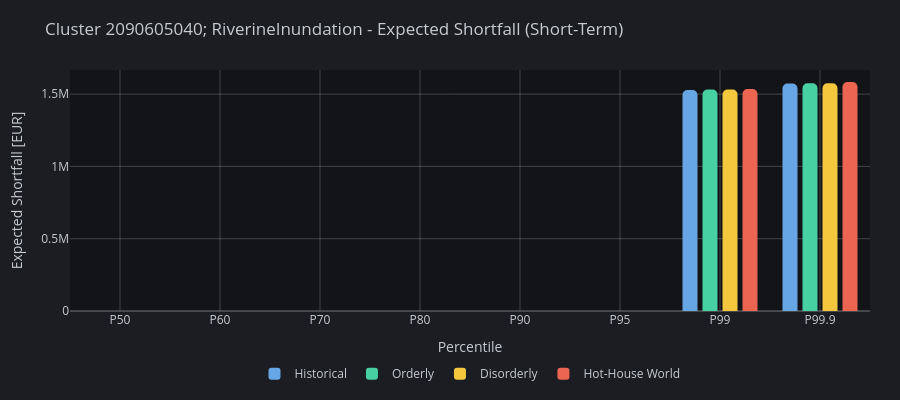

The notebook cell saved with this chart:
### Markdown cell above
Expected Shortfall (ES) complements VaR by focusing on the tail beyond the VaR threshold. It estimates the average loss conditional on being in those severe outcomes, so it is often more informative for stress and tail-risk analysis.

### Code cell
plot_es(dict_clusters_metrics, name=f"Cluster {cluster_id}; {hazard}", selected_term="short", dark=True)

### Figure 1 — Plotly figure (JSON) as saved in the notebook; plotly's stock layout.template omitted (floating-point values rounded to 4 significant figures)
{"data": [{"hovertemplate": "Historical: %{y:,.0f} EUR<extra></extra>", "marker": {"color": "hsl(210, 70%, 65%)", "cornerradius": 5, "line": {"width": 0}}, "name": "Historical", "type": "bar", "width": 0.15, "x": ["P50", "P60", "P70", "P80", "P90", "P95", "P99", "P99.9"], "y": [0, 0, 0, 0, 0, 0, 1529000.0, 1573000.0]}, {"hovertemplate": "Orderly: %{y:,.0f} EUR<extra></extra>", "marker": {"color": "hsl(160, 60%, 55%)", "cornerradius": 5, "line": {"width": 0}}, "name": "Orderly", "type": "bar", "width": 0.15, "x": ["P50", "P60", "P70", "P80", "P90", "P95", "P99", "P99.9"], "y": [0, 0, 0, 0, 0, 0, 1532000.0, 1575000.0]}, {"hovertemplate": "Disorderly: %{y:,.0f} EUR<extra></extra>", "marker": {"color": "hsl(45, 90%, 60%)", "cornerradius": 5, "line": {"width": 0}}, "name": "Disorderly", "type": "bar", "width": 0.15, "x": ["P50", "P60", "P70", "P80", "P90", "P95", "P99", "P99.9"], "y": [0, 0, 0, 0, 0, 0, 1532000.0, 1575000.0]}, {"hovertemplate": "Hot-House World: %{y:,.0f} EUR<extra></extra>", "marker": {"color": "hsl(8, 80%, 62%)", "cornerradius": 5, "line": {"width": 0}}, "name": "Hot-House World", "type": "bar", "width": 0.15, "x": ["P50", "P60", "P70", "P80", "P90", "P95", "P99", "P99.9"], "y": [0, 0, 0, 0, 0, 0, 1535000.0, 1583000.0]}], "layout": {"height": 400, "hovermode": "x unified", "legend": {"font": {"color": "hsl(210, 10%, 80%)"}, "orientation": "h", "x": 0.5, "xanchor": "center", "y": -0.2, "yanchor": "top"}, "margin": {"b": 60, "l": 70, "r": 30, "t": 70}, "paper_bgcolor": "#1C1D22", "plot_bgcolor": "#131417", "title": {"font": {"color": "hsl(210, 10%, 80%)"}, "text": "Cluster 2090605040; RiverineInundation - Expected Shortfall (Short-Term)"}, "xaxis": {"gridcolor": "rgba(255, 255, 255, 0.2)", "showgrid": true, "tickfont": {"color": "hsl(210, 10%, 80%)"}, "tickformat": ".1%", "title": {"font": {"color": "hsl(210, 10%, 80%)"}, "text": "Percentile"}, "zerolinecolor": "rgba(255, 255, 255, 0.2)"}, "yaxis": {"gridcolor": "rgba(255, 255, 255, 0.2)", "rangemode": "nonnegative", "showgrid": true, "tickfont": {"color": "hsl(210, 10%, 80%)"}, "title": {"font": {"color": "hsl(210, 10%, 80%)"}, "text": "Expected Shortfall [EUR]"}, "zerolinecolor": "rgba(255, 255, 255, 0.2)"}}}
